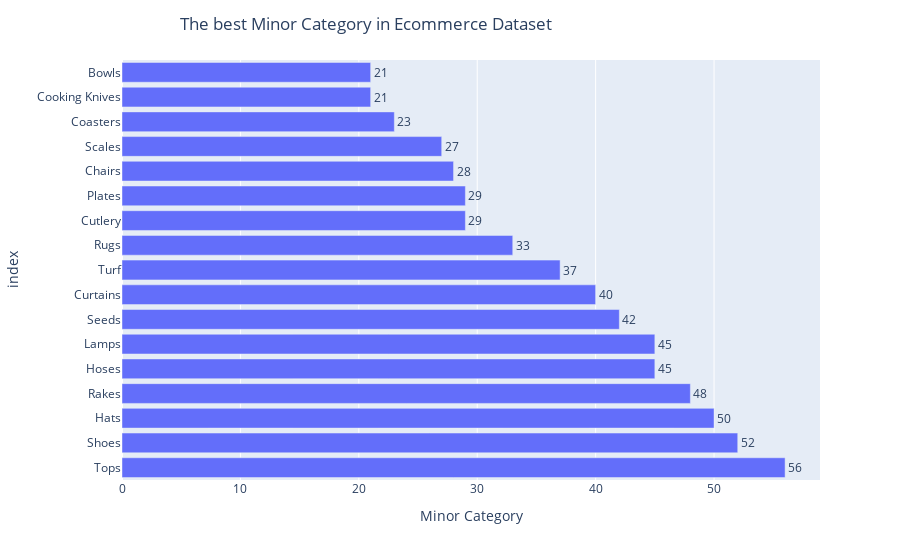

Notebook source saved alongside this figure:
### Code cell
fig = px.bar(data_frame= df_clean['Minor Category'].value_counts() , x = 'Minor Category',
            text_auto='0.2s')
fig.update_layout(title_text='The best Minor Category in Ecommerce Dataset', title_x=0.2)
fig.update_traces(textfont_size = 12 , textposition = 'outside')
fig.show()

### Figure 1 — Plotly figure (JSON) as saved in the notebook; plotly's stock layout.template omitted (floating-point values rounded to 4 significant figures)
{"data": [{"alignmentgroup": "True", "hovertemplate": "Minor Category=%{x}<br>index=%{y}<extra></extra>", "legendgroup": "", "marker": {"color": "#636efa", "pattern": {"shape": ""}}, "name": "", "offsetgroup": "", "orientation": "h", "showlegend": false, "textfont": {"size": 12}, "textposition": "outside", "texttemplate": "%{x:0.2s}", "type": "bar", "x": [56, 52, 50, 48, 45, 45, 42, 40, 37, 33, 29, 29, 28, 27, 23, 21, 21], "xaxis": "x", "y": ["          Tops", "         Shoes", "          Hats", "         Rakes", "         Hoses", "         Lamps", "         Seeds", "      Curtains", "          Turf", "          Rugs", "       Cutlery", "        Plates", "        Chairs", "        Scales", "      Coasters", "Cooking Knives", "         Bowls"], "yaxis": "y"}], "layout": {"barmode": "relative", "legend": {"tracegroupgap": 0}, "margin": {"t": 60}, "title": {"text": "The best Minor Category in Ecommerce Dataset", "x": 0.2}, "xaxis": {"anchor": "y", "domain": [0, 1], "title": {"text": "Minor Category"}}, "yaxis": {"anchor": "x", "domain": [0, 1], "title": {"text": "index"}}}}
